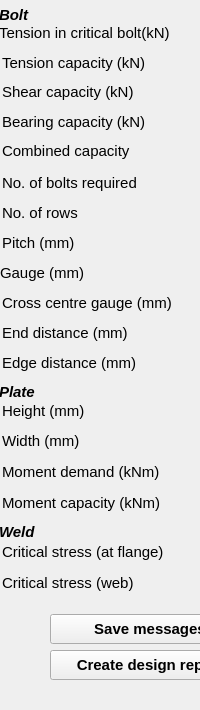
  <widget class="QDockWidget" name="outputDock">
   <property name="sizePolicy">
    <sizepolicy hsizetype="Preferred" vsizetype="Preferred">
     <horstretch>0</horstretch>
     <verstretch>0</verstretch>
    </sizepolicy>
   </property>
   <property name="minimumSize">
    <size>
     <width>125</width>
     <height>710</height>
    </size>
   </property>
   <property name="maximumSize">
    <size>
     <width>310</width>
     <height>710</height>
    </size>
   </property>
   <property name="font">
    <font>
     <family>Arial</family>
     <pointsize>11</pointsize>
     <weight>75</weight>
     <bold>true</bold>
    </font>
   </property>
   <property name="windowTitle">
    <string>Output dock</string>
   </property>
   <attribute name="dockWidgetArea">
    <number>2</number>
   </attribute>
   <widget class="QWidget" name="dockWidgetContents_2">
    <widget class="QLineEdit" name="txt_noBolts">
     <property name="geometry">
      <rect>
       <x>202</x>
       <y>170</y>
       <width>100</width>
       <height>25</height>
      </rect>
     </property>
     <property name="font">
      <font>
       <weight>50</weight>
       <bold>false</bold>
      </font>
     </property>
     <property name="readOnly">
      <bool>true</bool>
     </property>
    </widget>
    <widget class="QLabel" name="t_7">
     <property name="geometry">
      <rect>
       <x>2</x>
       <y>170</y>
       <width>191</width>
       <height>25</height>
      </rect>
     </property>
     <property name="font">
      <font>
       <pointsize>11</pointsize>
       <weight>50</weight>
       <bold>false</bold>
      </font>
     </property>
     <property name="text">
      <string>No. of bolts required</string>
     </property>
    </widget>
    <widget class="QLineEdit" name="txt_tensionCapacity">
     <property name="geometry">
      <rect>
       <x>202</x>
       <y>50</y>
       <width>100</width>
       <height>25</height>
      </rect>
     </property>
     <property name="font">
      <font>
       <weight>50</weight>
       <bold>false</bold>
      </font>
     </property>
     <property name="focusPolicy">
      <enum>Qt::StrongFocus</enum>
     </property>
     <property name="text">
      <string/>
     </property>
     <property name="readOnly">
      <bool>true</bool>
     </property>
    </widget>
    <widget class="QLineEdit" name="txt_pitch">
     <property name="geometry">
      <rect>
       <x>202</x>
       <y>230</y>
       <width>100</width>
       <height>25</height>
      </rect>
     </property>
     <property name="font">
      <font>
       <weight>50</weight>
       <bold>false</bold>
      </font>
     </property>
     <property name="readOnly">
      <bool>true</bool>
     </property>
    </widget>
    <widget class="QLineEdit" name="txt_crossGauge">
     <property name="geometry">
      <rect>
       <x>202</x>
       <y>290</y>
       <width>100</width>
       <height>25</height>
      </rect>
     </property>
     <property name="font">
      <font>
       <weight>50</weight>
       <bold>false</bold>
      </font>
     </property>
     <property name="readOnly">
      <bool>true</bool>
     </property>
    </widget>
    <widget class="QLineEdit" name="txt_rowBolts">
     <property name="geometry">
      <rect>
       <x>202</x>
       <y>200</y>
       <width>100</width>
       <height>25</height>
      </rect>
     </property>
     <property name="font">
      <font>
       <weight>50</weight>
       <bold>false</bold>
      </font>
     </property>
     <property name="readOnly">
      <bool>true</bool>
     </property>
    </widget>
    <widget class="QLabel" name="label_152">
     <property name="geometry">
      <rect>
       <x>2</x>
       <y>290</y>
       <width>211</width>
       <height>25</height>
      </rect>
     </property>
     <property name="font">
      <font>
       <pointsize>11</pointsize>
       <weight>50</weight>
       <bold>false</bold>
      </font>
     </property>
     <property name="text">
      <string>Cross centre gauge (mm)</string>
     </property>
    </widget>
    <widget class="QLineEdit" name="txt_bearCapacity">
     <property name="geometry">
      <rect>
       <x>202</x>
       <y>110</y>
       <width>100</width>
       <height>25</height>
      </rect>
     </property>
     <property name="font">
      <font>
       <weight>50</weight>
       <bold>false</bold>
      </font>
     </property>
     <property name="focusPolicy">
      <enum>Qt::StrongFocus</enum>
     </property>
     <property name="readOnly">
      <bool>true</bool>
     </property>
    </widget>
    <widget class="QLabel" name="label_153">
     <property name="geometry">
      <rect>
       <x>2</x>
       <y>320</y>
       <width>179</width>
       <height>25</height>
      </rect>
     </property>
     <property name="font">
      <font>
       <pointsize>11</pointsize>
       <weight>50</weight>
       <bold>false</bold>
      </font>
     </property>
     <property name="text">
      <string>End distance (mm)</string>
     </property>
    </widget>
    <widget class="QLabel" name="label_154">
     <property name="geometry">
      <rect>
       <x>2</x>
       <y>230</y>
       <width>130</width>
       <height>25</height>
      </rect>
     </property>
     <property name="font">
      <font>
       <pointsize>11</pointsize>
       <weight>50</weight>
       <bold>false</bold>
      </font>
     </property>
     <property name="text">
      <string>Pitch (mm)</string>
     </property>
    </widget>
    <widget class="QLineEdit" name="txt_edgeDist">
     <property name="geometry">
      <rect>
       <x>202</x>
       <y>350</y>
       <width>100</width>
       <height>25</height>
      </rect>
     </property>
     <property name="font">
      <font>
       <weight>50</weight>
       <bold>false</bold>
      </font>
     </property>
     <property name="readOnly">
      <bool>true</bool>
     </property>
    </widget>
    <widget class="QLabel" name="lbl_row_7">
     <property name="geometry">
      <rect>
       <x>2</x>
       <y>200</y>
       <width>130</width>
       <height>25</height>
      </rect>
     </property>
     <property name="font">
      <font>
       <pointsize>11</pointsize>
       <weight>50</weight>
       <bold>false</bold>
      </font>
     </property>
     <property name="text">
      <string>No. of rows</string>
     </property>
    </widget>
    <widget class="QLabel" name="label_155">
     <property name="geometry">
      <rect>
       <x>2</x>
       <y>350</y>
       <width>179</width>
       <height>25</height>
      </rect>
     </property>
     <property name="font">
      <font>
       <pointsize>11</pointsize>
       <weight>50</weight>
       <bold>false</bold>
      </font>
     </property>
     <property name="text">
      <string>Edge distance (mm)</string>
     </property>
    </widget>
    <widget class="QLabel" name="label_156">
     <property name="geometry">
      <rect>
       <x>2</x>
       <y>50</y>
       <width>191</width>
       <height>25</height>
      </rect>
     </property>
     <property name="font">
      <font>
       <pointsize>11</pointsize>
       <weight>50</weight>
       <bold>false</bold>
      </font>
     </property>
     <property name="text">
      <string>Tension capacity (kN)</string>
     </property>
    </widget>
    <widget class="QLineEdit" name="txt_endDist">
     <property name="geometry">
      <rect>
       <x>202</x>
       <y>320</y>
       <width>100</width>
       <height>25</height>
      </rect>
     </property>
     <property name="font">
      <font>
       <weight>50</weight>
       <bold>false</bold>
      </font>
     </property>
     <property name="readOnly">
      <bool>true</bool>
     </property>
    </widget>
    <widget class="QLabel" name="label_157">
     <property name="geometry">
      <rect>
       <x>-1</x>
       <y>5</y>
       <width>66</width>
       <height>20</height>
      </rect>
     </property>
     <property name="font">
      <font>
       <pointsize>11</pointsize>
       <weight>50</weight>
       <italic>true</italic>
       <bold>false</bold>
       <underline>false</underline>
       <kerning>false</kerning>
      </font>
     </property>
     <property name="text">
      <string>&lt;html&gt;&lt;head/&gt;&lt;body&gt;&lt;p&gt;&lt;span style=&quot; font-weight:600;&quot;&gt;Bolt&lt;/span&gt;&lt;/p&gt;&lt;/body&gt;&lt;/html&gt;</string>
     </property>
    </widget>
    <widget class="QLabel" name="label_158">
     <property name="geometry">
      <rect>
       <x>2</x>
       <y>110</y>
       <width>179</width>
       <height>25</height>
      </rect>
     </property>
     <property name="font">
      <font>
       <pointsize>11</pointsize>
       <weight>50</weight>
       <bold>false</bold>
      </font>
     </property>
     <property name="text">
      <string>&lt;html&gt;&lt;head/&gt;&lt;body&gt;&lt;p&gt;Bearing capacity (kN)&lt;/p&gt;&lt;/body&gt;&lt;/html&gt;</string>
     </property>
    </widget>
    <widget class="QLabel" name="label_160">
     <property name="geometry">
      <rect>
       <x>2</x>
       <y>490</y>
       <width>191</width>
       <height>25</height>
      </rect>
     </property>
     <property name="font">
      <font>
       <pointsize>11</pointsize>
       <weight>50</weight>
       <bold>false</bold>
      </font>
     </property>
     <property name="text">
      <string>Moment capacity (kNm)</string>
     </property>
    </widget>
    <widget class="QLineEdit" name="txt_momentCapacity">
     <property name="geometry">
      <rect>
       <x>202</x>
       <y>490</y>
       <width>100</width>
       <height>25</height>
      </rect>
     </property>
     <property name="font">
      <font>
       <weight>50</weight>
       <bold>false</bold>
      </font>
     </property>
     <property name="readOnly">
      <bool>true</bool>
     </property>
    </widget>
    <widget class="QLabel" name="label_161">
     <property name="geometry">
      <rect>
       <x>-1</x>
       <y>380</y>
       <width>130</width>
       <height>25</height>
      </rect>
     </property>
     <property name="font">
      <font>
       <pointsize>11</pointsize>
      </font>
     </property>
     <property name="text">
      <string>&lt;html&gt;&lt;head/&gt;&lt;body&gt;&lt;p&gt;&lt;span style=&quot; font-weight:600; font-style:italic;&quot;&gt;Plate&lt;/span&gt;&lt;/p&gt;&lt;/body&gt;&lt;/html&gt;</string>
     </property>
    </widget>
    <widget class="QLineEdit" name="txt_momentDemand">
     <property name="geometry">
      <rect>
       <x>202</x>
       <y>460</y>
       <width>100</width>
       <height>25</height>
      </rect>
     </property>
     <property name="font">
      <font>
       <weight>50</weight>
       <bold>false</bold>
      </font>
     </property>
     <property name="readOnly">
      <bool>true</bool>
     </property>
    </widget>
    <widget class="QLabel" name="label_162">
     <property name="geometry">
      <rect>
       <x>2</x>
       <y>460</y>
       <width>191</width>
       <height>25</height>
      </rect>
     </property>
     <property name="font">
      <font>
       <pointsize>11</pointsize>
       <weight>50</weight>
       <bold>false</bold>
      </font>
     </property>
     <property name="focusPolicy">
      <enum>Qt::NoFocus</enum>
     </property>
     <property name="text">
      <string>&lt;html&gt;&lt;head/&gt;&lt;body&gt;&lt;p&gt;Moment demand (kNm)&lt;/p&gt;&lt;/body&gt;&lt;/html&gt;</string>
     </property>
    </widget>
    <widget class="QLineEdit" name="txt_criticalWeb">
     <property name="geometry">
      <rect>
       <x>202</x>
       <y>570</y>
       <width>100</width>
       <height>25</height>
      </rect>
     </property>
     <property name="font">
      <font>
       <weight>50</weight>
       <bold>false</bold>
      </font>
     </property>
     <property name="readOnly">
      <bool>true</bool>
     </property>
    </widget>
    <widget class="QLabel" name="label_163">
     <property name="geometry">
      <rect>
       <x>2</x>
       <y>540</y>
       <width>201</width>
       <height>25</height>
      </rect>
     </property>
     <property name="font">
      <font>
       <pointsize>11</pointsize>
       <weight>50</weight>
       <bold>false</bold>
      </font>
     </property>
     <property name="text">
      <string>&lt;html&gt;&lt;head/&gt;&lt;body&gt;&lt;p&gt;Critical stress (at flange)&lt;/p&gt;&lt;/body&gt;&lt;/html&gt;</string>
     </property>
    </widget>
    <widget class="QLabel" name="label_164">
     <property name="geometry">
      <rect>
       <x>2</x>
       <y>570</y>
       <width>191</width>
       <height>25</height>
      </rect>
     </property>
     <property name="font">
      <font>
       <pointsize>11</pointsize>
       <weight>50</weight>
       <bold>false</bold>
      </font>
     </property>
     <property name="text">
      <string>Critical stress (web)</string>
     </property>
    </widget>
    <widget class="QLineEdit" name="txt_criticalFlange">
     <property name="geometry">
      <rect>
       <x>202</x>
       <y>540</y>
       <width>100</width>
       <height>25</height>
      </rect>
     </property>
     <property name="font">
      <font>
       <weight>50</weight>
       <bold>false</bold>
      </font>
     </property>
     <property name="readOnly">
      <bool>true</bool>
     </property>
    </widget>
    <widget class="QLabel" name="label_166">
     <property name="geometry">
      <rect>
       <x>-1</x>
       <y>520</y>
       <width>130</width>
       <height>25</height>
      </rect>
     </property>
     <property name="font">
      <font>
       <pointsize>11</pointsize>
      </font>
     </property>
     <property name="text">
      <string>&lt;html&gt;&lt;head/&gt;&lt;body&gt;&lt;p&gt;&lt;span style=&quot; font-weight:600; font-style:italic;&quot;&gt;Weld&lt;/span&gt;&lt;/p&gt;&lt;/body&gt;&lt;/html&gt;</string>
     </property>
    </widget>
    <widget class="QPushButton" name="btn_SaveMessages">
     <property name="geometry">
      <rect>
       <x>50</x>
       <y>614</y>
       <width>200</width>
       <height>30</height>
      </rect>
     </property>
     <property name="toolTip">
      <string>Save log messages</string>
     </property>
     <property name="text">
      <string>Save messages</string>
     </property>
     <property name="autoDefault">
      <bool>true</bool>
     </property>
    </widget>
    <widget class="QPushButton" name="btn_CreateDesign">
     <property name="geometry">
      <rect>
       <x>50</x>
       <y>650</y>
       <width>200</width>
       <height>30</height>
      </rect>
     </property>
     <property name="toolTip">
      <string>Create design report</string>
     </property>
     <property name="text">
      <string>Create design report</string>
     </property>
     <property name="autoDefault">
      <bool>true</bool>
     </property>
    </widget>
    <widget class="QLabel" name="plateHeight">
     <property name="geometry">
      <rect>
       <x>2</x>
       <y>400</y>
       <width>100</width>
       <height>22</height>
      </rect>
     </property>
     <property name="font">
      <font>
       <pointsize>11</pointsize>
       <weight>50</weight>
       <bold>false</bold>
      </font>
     </property>
     <property name="text">
      <string>Height (mm)</string>
     </property>
    </widget>
    <widget class="QLineEdit" name="txt_plateHeight_2">
     <property name="geometry">
      <rect>
       <x>202</x>
       <y>400</y>
       <width>100</width>
       <height>25</height>
      </rect>
     </property>
     <property name="font">
      <font>
       <weight>50</weight>
       <bold>false</bold>
      </font>
     </property>
     <property name="readOnly">
      <bool>true</bool>
     </property>
    </widget>
    <widget class="QLineEdit" name="txt_plateWidth_2">
     <property name="geometry">
      <rect>
       <x>202</x>
       <y>430</y>
       <width>100</width>
       <height>25</height>
      </rect>
     </property>
     <property name="font">
      <font>
       <weight>50</weight>
       <bold>false</bold>
      </font>
     </property>
     <property name="readOnly">
      <bool>true</bool>
     </property>
    </widget>
    <widget class="QLabel" name="label_2">
     <property name="geometry">
      <rect>
       <x>2</x>
       <y>430</y>
       <width>100</width>
       <height>22</height>
      </rect>
     </property>
     <property name="font">
      <font>
       <pointsize>11</pointsize>
       <weight>50</weight>
       <bold>false</bold>
      </font>
     </property>
     <property name="text">
      <string>Width (mm)</string>
     </property>
    </widget>
    <widget class="QLabel" name="label_10">
     <property name="geometry">
      <rect>
       <x>2</x>
       <y>140</y>
       <width>200</width>
       <height>22</height>
      </rect>
     </property>
     <property name="font">
      <font>
       <pointsize>11</pointsize>
       <weight>50</weight>
       <bold>false</bold>
      </font>
     </property>
     <property name="toolTip">
      <string>Combined shear and tension capacity of bolt</string>
     </property>
     <property name="text">
      <string>Combined capacity</string>
     </property>
    </widget>
    <widget class="QLineEdit" name="txt_boltgrpcapacity">
     <property name="geometry">
      <rect>
       <x>202</x>
       <y>140</y>
       <width>100</width>
       <height>25</height>
      </rect>
     </property>
     <property name="font">
      <font>
       <weight>50</weight>
       <bold>false</bold>
      </font>
     </property>
     <property name="readOnly">
      <bool>true</bool>
     </property>
    </widget>
    <widget class="QLabel" name="label_159">
     <property name="geometry">
      <rect>
       <x>-1</x>
       <y>20</y>
       <width>211</width>
       <height>25</height>
      </rect>
     </property>
     <property name="font">
      <font>
       <pointsize>11</pointsize>
       <weight>50</weight>
       <bold>false</bold>
      </font>
     </property>
     <property name="text">
      <string>Tension in critical bolt(kN)</string>
     </property>
    </widget>
    <widget class="QLineEdit" name="txt_tensionCritical">
     <property name="geometry">
      <rect>
       <x>202</x>
       <y>20</y>
       <width>100</width>
       <height>25</height>
      </rect>
     </property>
     <property name="font">
      <font>
       <weight>50</weight>
       <bold>false</bold>
      </font>
     </property>
     <property name="focusPolicy">
      <enum>Qt::StrongFocus</enum>
     </property>
     <property name="text">
      <string/>
     </property>
     <property name="readOnly">
      <bool>true</bool>
     </property>
    </widget>
    <widget class="QLineEdit" name="txt_gauge">
     <property name="geometry">
      <rect>
       <x>202</x>
       <y>260</y>
       <width>100</width>
       <height>25</height>
      </rect>
     </property>
     <property name="font">
      <font>
       <weight>50</weight>
       <bold>false</bold>
      </font>
     </property>
     <property name="readOnly">
      <bool>true</bool>
     </property>
    </widget>
    <widget class="QLabel" name="label_165">
     <property name="geometry">
      <rect>
       <x>0</x>
       <y>260</y>
       <width>131</width>
       <height>25</height>
      </rect>
     </property>
     <property name="font">
      <font>
       <pointsize>11</pointsize>
       <weight>50</weight>
       <bold>false</bold>
      </font>
     </property>
     <property name="text">
      <string>Gauge (mm)</string>
     </property>
    </widget>
    <widget class="QLineEdit" name="txt_shearCapacity">
     <property name="geometry">
      <rect>
       <x>202</x>
       <y>80</y>
       <width>100</width>
       <height>25</height>
      </rect>
     </property>
     <property name="font">
      <font>
       <weight>50</weight>
       <bold>false</bold>
      </font>
     </property>
     <property name="focusPolicy">
      <enum>Qt::StrongFocus</enum>
     </property>
     <property name="readOnly">
      <bool>true</bool>
     </property>
    </widget>
    <widget class="QLabel" name="label_167">
     <property name="geometry">
      <rect>
       <x>2</x>
       <y>80</y>
       <width>179</width>
       <height>25</height>
      </rect>
     </property>
     <property name="font">
      <font>
       <pointsize>11</pointsize>
       <weight>50</weight>
       <bold>false</bold>
      </font>
     </property>
     <property name="text">
      <string>&lt;html&gt;&lt;head/&gt;&lt;body&gt;&lt;p&gt;Shear capacity (kN)&lt;/p&gt;&lt;/body&gt;&lt;/html&gt;</string>
     </property>
    </widget>
    <zorder>txt_noBolts</zorder>
    <zorder>t_7</zorder>
    <zorder>txt_tensionCapacity</zorder>
    <zorder>txt_pitch</zorder>
    <zorder>txt_crossGauge</zorder>
    <zorder>txt_rowBolts</zorder>
    <zorder>label_152</zorder>
    <zorder>txt_bearCapacity</zorder>
    <zorder>label_153</zorder>
    <zorder>label_154</zorder>
    <zorder>txt_edgeDist</zorder>
    <zorder>lbl_row_7</zorder>
    <zorder>label_155</zorder>
    <zorder>label_156</zorder>
    <zorder>txt_endDist</zorder>
    <zorder>label_157</zorder>
    <zorder>label_158</zorder>
    <zorder>label_160</zorder>
    <zorder>txt_momentCapacity</zorder>
    <zorder>label_161</zorder>
    <zorder>txt_momentDemand</zorder>
    <zorder>label_162</zorder>
    <zorder>txt_criticalWeb</zorder>
    <zorder>label_163</zorder>
    <zorder>label_164</zorder>
    <zorder>txt_criticalFlange</zorder>
    <zorder>label_166</zorder>
    <zorder>btn_SaveMessages</zorder>
    <zorder>btn_CreateDesign</zorder>
    <zorder>plateHeight</zorder>
    <zorder>txt_plateHeight_2</zorder>
    <zorder>txt_plateWidth_2</zorder>
    <zorder>label_2</zorder>
    <zorder>label_10</zorder>
    <zorder>txt_boltgrpcapacity</zorder>
    <zorder>txt_tensionCritical</zorder>
    <zorder>txt_gauge</zorder>
    <zorder>label_165</zorder>
    <zorder>label_159</zorder>
    <zorder>txt_shearCapacity</zorder>
    <zorder>label_167</zorder>
   </widget>
  </widget>
